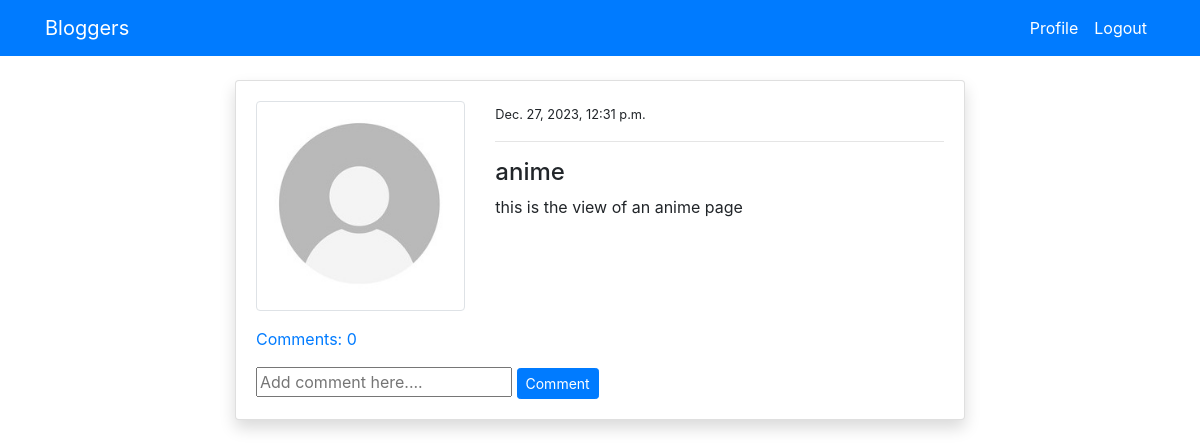
Page /post_detail/7/ (signed in) on the committed database.
### blog/models.py (models this page shows, shortened)
class PostModel(models.Model):
    title = models.CharField(max_length=100)
    content = models.TextField()
    author = models.ForeignKey(User, on_delete=models.CASCADE)
    date_created = models.DateTimeField(auto_now_add=True)
    class Meta:
        ordering = ('-date_created',)
    def comment_count(self):
        return self.comment_set.all().count()
    def comments(self):
        return self.comment_set.all()

### users/models.py (models this page shows, shortened)
class ProfileModel(models.Model):
    user = models.OneToOneField(User, on_delete=models.CASCADE)
    image = models.ImageField(default='default.jpg', upload_to='profile', validators=[
                              FileExtensionValidator(['png', 'jpg'])])

### blog/views.py (the view)
# urls.py: path('post_detail/<int:pk>/', views.post_detail, name='blog-post-detail'),
@login_required
def post_detail(request, pk):
    post = PostModel.objects.get(id=pk)
    if request.method == 'POST':
        c_form = CommentForm(request.POST)
        if c_form.is_valid():
            instance = c_form.save(commit=False)
            instance.user = request.user
            instance.post = post
            instance.save()
            return redirect('blog-post-detail', pk=post.id)
    else:
        c_form = CommentForm()
    context = {
        'post': post,
        'c_form': c_form,
    }
    return render(request, 'blog/post_detail.html', context)

### blog/forms.py
class CommentForm(forms.ModelForm):
    content = forms.CharField(
        label='', widget=forms.TextInput(attrs={'placeholder': 'Add comment here....'}))
    class Meta:
        model = Comment
        fields = ('content',)

### templates/blog/post_detail.html (shortened to what this page needs)
{% extends 'partials/base.html' %}
{% block content %}
<div class="container">
    <div class="row mt-5 pt-3">
        <div class="col-md-8 offset-md-2">
            <div class="card my-3 shadow">
                <div class="card-body">
                    <div class="row">
                        <div class="col-md-4">
                            <img class="img-thumbnail" src="{{ post.author.profilemodel.image.url }}" alt="profile-img">
                        </div>
                        <div class="col-md-8">
                            <small>{{ post.date_created }}</small>
                            <hr>
                            <h4>{{ post.title }}</h4>
                            <p>
                                {{ post.content }}
                            </p>
                        </div>
                    </div>
                    <p class="mt-3">
                        <a class="" data-toggle="collapse" href="#collapseExample" role="button" aria-expanded="false"
                            aria-controls="collapseExample">
                            Comments: {{ post.comment_count }}
                        </a>
                    </p>
                    <form method="POST">
                        {{ c_form }}
                        <input class="btn btn-primary btn-sm" type="submit" value="Comment">
                    </form>
                </div>
            </div>
        </div>
    </div>
</div>
{% endblock %}

### rows in the picture
PostModel: author.profilemodel.image (placeholder picture), date_created "Dec. 27, 2023, 12:31 p.m.", title "anime", content "this is the view of an anime page", comment_count "0"
